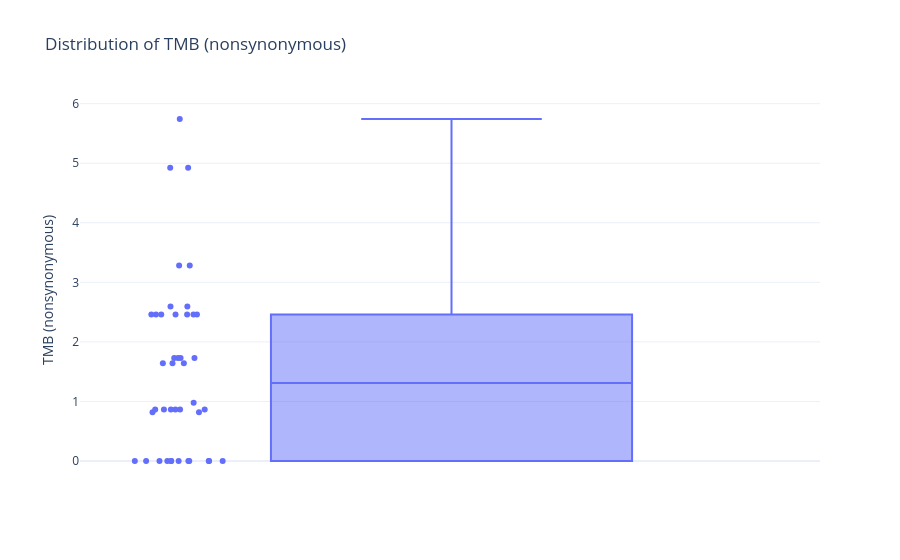

Source (notebook cell):
### Code cell
# Test one-variable boxplot 
fig = create_boxplot(
    sample_df,
    numeric_variable="TMB (nonsynonymous)"
)

fig.show()

### Figure 1 — Plotly figure (JSON) as saved in the notebook; plotly's stock layout.template omitted (floating-point values rounded to 4 significant figures)
{"data": [{"alignmentgroup": "True", "boxpoints": "all", "hovertemplate": "TMB (nonsynonymous)=%{y}<extra></extra>", "legendgroup": "", "marker": {"color": "#636efa"}, "name": "", "notched": false, "offsetgroup": "", "orientation": "v", "showlegend": false, "type": "box", "x0": " ", "xaxis": "x", "y": [0.9787, 0.8647, 0.0, 0.0, 0.8647, 2.594, 0.0, 0.8647, 0.0, 0.0, 0.8647, 1.729, 2.594, 3.281, 0.8647, 2.461, 2.461, 0.0, 0.0, 1.729, 1.641, 0.8647, 2.461, 0.0, 4.922, 1.729, 1.729, 1.641, 0.8203, 1.641, 0.0, 0.8203, 0.0, 0.0, 0.0, 2.461, 3.281, 2.461, 5.742, 4.922, 2.461, 2.461], "y0": " ", "yaxis": "y"}], "layout": {"boxmode": "group", "legend": {"tracegroupgap": 0}, "title": {"text": "Distribution of TMB (nonsynonymous)"}, "xaxis": {"anchor": "y", "domain": [0, 1]}, "yaxis": {"anchor": "x", "domain": [0, 1], "title": {"text": "TMB (nonsynonymous)"}}}}
